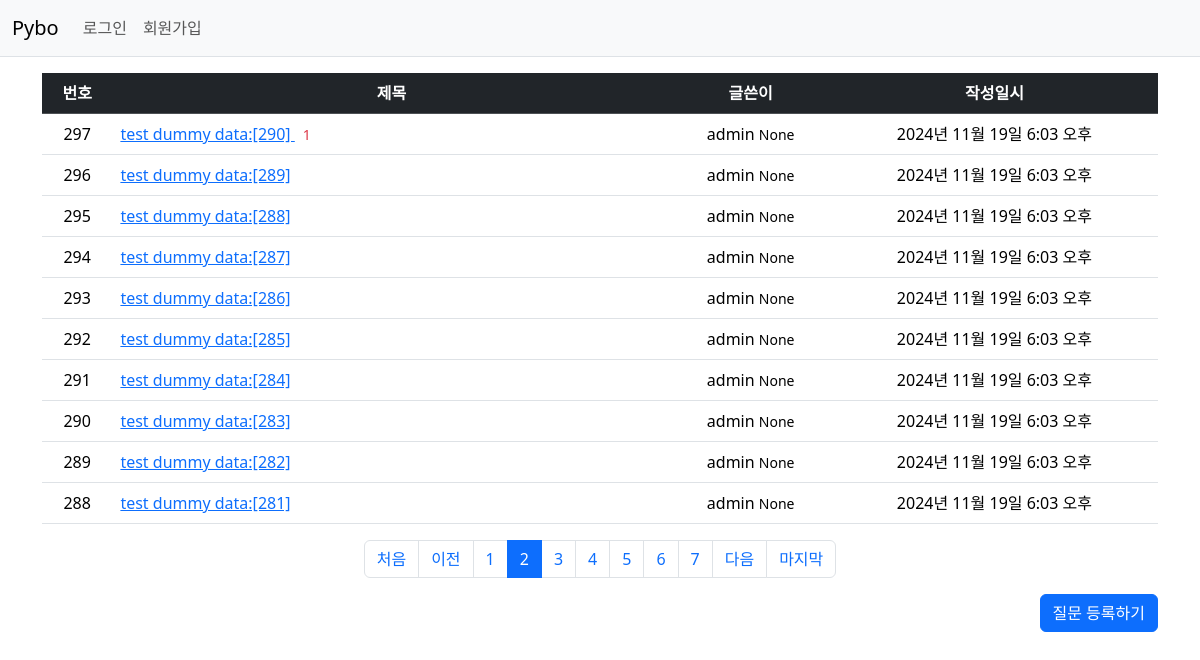
Page /pybo/?page=2 on the committed database.
### pybo/models.py (models this page shows, shortened)
class Question(models.Model):
    author = models.ForeignKey(User, on_delete=models.CASCADE, default=1)
    subject = models.CharField(max_length=200)
    content = models.TextField()
    ip_address = models.CharField(max_length=20, null=True)
    modify_date = models.DateTimeField(null=True, blank=True)
    create_date = models.DateTimeField()

### pybo/views/base_views.py (the view)
# urls.py: path('', base_views.index, name='index')
def index(request):
    page = request.GET.get('page', '1')
    question_list = Question.objects.order_by('-create_date') # 기본은 오름차순, -가 붙면 내림차순
    paginator = Paginator(question_list, 10)
    page_obj = paginator.get_page(page)
    context = {'question_list' : page_obj}
    for question in page_obj:
        if question.ip_address:
            question.ip_address = question.ip_address.split('.')
            question.ip_address = f"{question.ip_address[0]}.{question.ip_address[1]}"
    return render(request, 'pybo/question_list.html',context)

### pybo/templatetags/pybo_filter.py (called while the page is built)
@register.filter
def sub(value, arg):
    return value - arg

### templates/pybo/question_list.html
{% extends "base.html" %}
{% load pybo_filter %}
{% block content %}
<div class="container my-3">
    <table class="table">
        <thead>
            <tr class="text-center table-dark">
                <th>번호</th>
                <th style="width: 50%;">제목</th>
                <th>글쓴이</th>
                <th>작성일시</th>
            </tr>
        </thead>
        <tbody>
            {% if question_list %}
            {% for question in question_list %}
            <tr class="text-center">
                <td>
                    {{question_list.paginator.count|sub:question_list.start_index|sub:forloop.counter0|add:1 }}
                </td>
                <td class="text-start">
                    <a href="{% url 'pybo:detail' question_id=question.id %}">{{ question.subject }} </a>
                    {% if question.answer_set.count > 0 %}
                    <span class="text-danger small mx-2">{{ question.answer_set.count }}</span>
                    {% endif %}
                </td>
                <td>{{ question.author.username }} <small>{{question.ip_address }}</small></td>
                <td>{{ question.create_date }} </td>
            </tr>
            {% endfor %}
            {% else %}
            <tr>
                <td colspan="4">질문이 없습니다.</td>
            </tr>
            {% endif %}
        </tbody>
    </table>
    <ul class="pagination justify-content-center">
        <li class="page-item">
            <a class='page-link' href="?page=1">처음</a>
        </li>
        {% if question_list.has_previous %}
        <li class="page-item">
            <a class='page-link' href="?page={{ question_list.previous_page_number}}">이전</a>
        </li>
        {% else %}
        <li class="page-item disabled">
            <a class='page-link' tabindex="-1" aria-disabled="true" href="#">이전</a>
        </li>
        {% endif %}
        {% for page_number in question_list.paginator.page_range %}
        {% if page_number >= question_list.number|add:-5 and page_number <= question_list.number|add:5 %}
        {% if page_number == question_list.number %}
        <li class='page-item active' aria-current="page">
            <a class='page-link' href="?page={{ page_number }}">{{ page_number }} </a>
        </li>
        {% else %}
        <li class='page-item'>
            <a class='page-link' href="?page={{ page_number }}">{{ page_number }} </a>
        </li>
        {% endif %}
        {% endif %}
        {% endfor %}
        {% if question_list.has_next %}
        <li class="page-item">
            <a class='page-link' href='?page={{ question_list.next_page_number }}'>다음</a>
        </li>
        {% else %}
        <li class="page-item disabled">
            <a class='page-link' tabindex="-1" aria-disabled="true" href="#">다음</a>
        </li>
        {% endif %}
        <li class="page-item">
            <a class='page-link' href="?page={{ question_list.paginator.page_range|last }}">마지막</a>
        </li>
    </ul>
    <div class="d-flex justify-content-end">
        <a href="{% url 'pybo:question_create' %}" class="btn btn-primary">질문 등록하기</a>
    </div>
</div>
{% endblock %}

### rows in the picture
Question: paginator.count|sub "297", subject "test dummy data:[290]", answer_set.count "1", author.username "admin", ip_address "None", create_date "2024년 11월 19일 6:03 오후"
Question: paginator.count|sub "296", subject "test dummy data:[289]", author.username "admin", ip_address "None", create_date "2024년 11월 19일 6:03 오후"
Question: paginator.count|sub "295", subject "test dummy data:[288]", author.username "admin", ip_address "None", create_date "2024년 11월 19일 6:03 오후"
Question: paginator.count|sub "294", subject "test dummy data:[287]", author.username "admin", ip_address "None", create_date "2024년 11월 19일 6:03 오후"
Question: paginator.count|sub "293", subject "test dummy data:[286]", author.username "admin", ip_address "None", create_date "2024년 11월 19일 6:03 오후"
Question: paginator.count|sub "292", subject "test dummy data:[285]", author.username "admin", ip_address "None", create_date "2024년 11월 19일 6:03 오후"
Question: paginator.count|sub "291", subject "test dummy data:[284]", author.username "admin", ip_address "None", create_date "2024년 11월 19일 6:03 오후"
Question: paginator.count|sub "290", subject "test dummy data:[283]", author.username "admin", ip_address "None", create_date "2024년 11월 19일 6:03 오후"
Question: paginator.count|sub "289", subject "test dummy data:[282]", author.username "admin", ip_address "None", create_date "2024년 11월 19일 6:03 오후"
Question: paginator.count|sub "288", subject "test dummy data:[281]", author.username "admin", ip_address "None", create_date "2024년 11월 19일 6:03 오후"

### other values in the picture
{{ page_number }} "1" "3" "4" "5" "6" "7"
{{ page_number }} "2"
